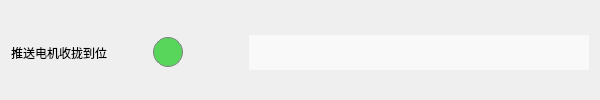
                  <widget class="QWidget" name="widget_21" native="true">
                   <property name="sizePolicy">
                    <sizepolicy hsizetype="Preferred" vsizetype="Fixed">
                     <horstretch>0</horstretch>
                     <verstretch>0</verstretch>
                    </sizepolicy>
                   </property>
                   <property name="minimumSize">
                    <size>
                     <width>0</width>
                     <height>45</height>
                    </size>
                   </property>
                   <property name="styleSheet">
                    <string notr="true">border:none
</string>
                   </property>
                   <layout class="QHBoxLayout" name="horizontalLayout_19">
                    <property name="topMargin">
                     <number>5</number>
                    </property>
                    <property name="bottomMargin">
                     <number>0</number>
                    </property>
                    <item>
                     <widget class="QLabel" name="label_47">
                      <property name="sizePolicy">
                       <sizepolicy hsizetype="Fixed" vsizetype="Preferred">
                        <horstretch>0</horstretch>
                        <verstretch>0</verstretch>
                       </sizepolicy>
                      </property>
                      <property name="minimumSize">
                       <size>
                        <width>60</width>
                        <height>0</height>
                       </size>
                      </property>
                      <property name="styleSheet">
                       <string notr="true">margin-top: 0px;</string>
                      </property>
                      <property name="text">
                       <string>推送电机收拢到位</string>
                      </property>
                     </widget>
                    </item>
                    <item>
                     <spacer name="horizontalSpacer_36">
                      <property name="orientation">
                       <enum>Qt::Horizontal</enum>
                      </property>
                      <property name="sizeHint" stdset="0">
                       <size>
                        <width>40</width>
                        <height>20</height>
                       </size>
                      </property>
                     </spacer>
                    </item>
                    <item>
                     <widget class="QLabel" name="label_45">
                      <property name="sizePolicy">
                       <sizepolicy hsizetype="Fixed" vsizetype="Fixed">
                        <horstretch>0</horstretch>
                        <verstretch>0</verstretch>
                       </sizepolicy>
                      </property>
                      <property name="minimumSize">
                       <size>
                        <width>30</width>
                        <height>30</height>
                       </size>
                      </property>
                      <property name="styleSheet">
                       <string notr="true">background-color: rgb(88, 214, 92);
border-radius: 15px; 
border: 1px solid gray;
margin-top: 0px;
</string>
                      </property>
                      <property name="text">
                       <string/>
                      </property>
                     </widget>
                    </item>
                    <item>
                     <spacer name="horizontalSpacer_12">
                      <property name="orientation">
                       <enum>Qt::Horizontal</enum>
                      </property>
                      <property name="sizeType">
                       <enum>QSizePolicy::Fixed</enum>
                      </property>
                      <property name="sizeHint" stdset="0">
                       <size>
                        <width>60</width>
                        <height>20</height>
                       </size>
                      </property>
                     </spacer>
                    </item>
                    <item>
                     <widget class="QLineEdit" name="lineEdit_30">
                      <property name="sizePolicy">
                       <sizepolicy hsizetype="Fixed" vsizetype="Fixed">
                        <horstretch>0</horstretch>
                        <verstretch>0</verstretch>
                       </sizepolicy>
                      </property>
                      <property name="minimumSize">
                       <size>
                        <width>340</width>
                        <height>35</height>
                       </size>
                      </property>
                      <property name="styleSheet">
                       <string notr="true">background-color: #f9f9f9;
padding: 5px 10px;
border:none;
margin-top: 0px;</string>
                      </property>
                     </widget>
                    </item>
                   </layout>
                  </widget>
